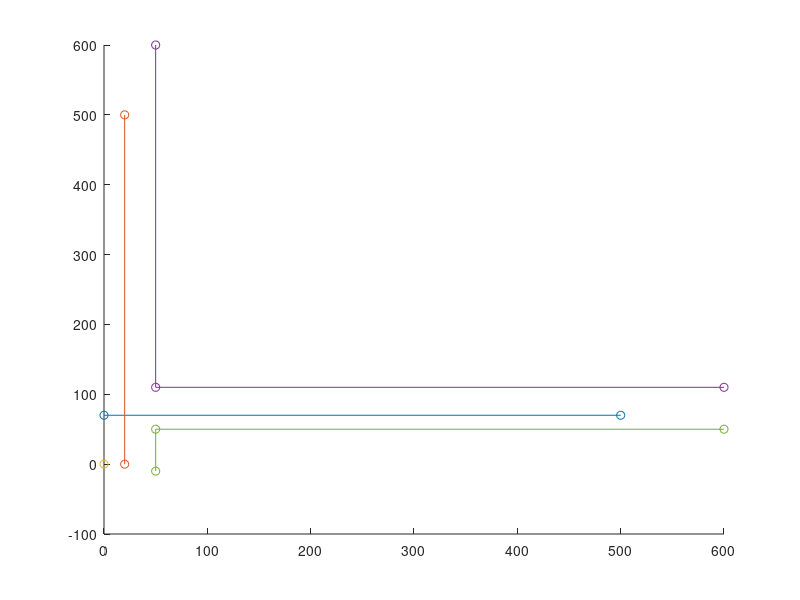

This figure's MATLAB source: (Note: this script raises an error after producing the figure.)
close all;
clear;

figure; hold on; %grid on;

plot([0, 500], [70, 70], '-o')
plot([20, 20], [0, 500], '-o')
plot(0,0, 'o')
plot([50, 50, 600], [600, 110, 110], '-o')
plot([50, 50, 600], [-10, 50, 50], '-o')

%1 case, 1 point, only direct
%path gain is equal to (wavelength/4pi)^2 ((1/r)e^-jbetar)^2
%because transmitter is 0, 0, makes calculating easier

%todo: put path gain in own function?
%      how does diffraction work again lol

wavelength = 3*10^8/1000000000; %c/f
beta = 2*pi/wavelength;
Q1x = 50; Q1y = 50; Q2x = 50; Q2y = 110;

%AB direct field
ab = [0:.05:500;70*ones(1,10001)];
RAB = sqrt(ab(1,:).^2 + ab(2,:).^2);
incidAB = exp(-1i*beta.*RAB)./RAB;
incidAB(1001:end) = 0; %50/.05 = 1000

%diff1 AB- diffraction due to Q1
sp = sqrt(50^2 + 50^2);
s = sqrt((Q1x - ab(1,:)).^2+(Q1y - ab(2,:)).^2);
L = 1/wavelength.*sp.*s./(s+sp);
v1 = [zeros(1,10001);-1*ones(1,10001)]; phip = 45;
v2 = [ab(1,:) - 50; ab(2,:) - 50]./s;
phi = acos(dot(v1,v2))*180/pi;
phi(1001:end) = 360 - phi(1001:end);

for n = 1:1:length(phi)
    [ds,dh] = wdc(L(n),phi(n),phip,90,1.5);
    dsAB(n) = ds;
end

diff1AB = -sqrt(wavelength).*dsAB./sqrt(sp.*s.*(sp+s)).*exp(-1i*beta.*(sp+s));

%diff2 AB - diffraction due to Q2
sp = sqrt(50^2 + 110^2);
s = sqrt((Q2x - ab(1,:)).^2+(Q2y - ab(2,:)).^2);
L = 1/wavelength.*sp.*s./(s+sp);
v1 = [zeros(1,10001);ones(1,10001)];
v2 = [ab(1,:) - 50; ab(2,:) - 110]./s;
phip = acos(dot([50,110]/sqrt(110^2+50^2),[0,1]))*180/pi;
phi = acos(dot(v1,v2))*180/pi;
phi(1001:end) = 360 - phi(1001:end);

for n = 1:1:length(phi)
    [ds,dh] = wdc(L(n),phi(n),phip,90,1.5);
    dsAB(n) = ds;
end
diff2AB = -sqrt(wavelength).*dsAB./sqrt(sp.*s.*(sp+s)).*exp(-1i*beta.*(sp+s));

PGAB = (wavelength/4/pi)^2 .* abs(incidAB + diff1AB + diff2AB).^2;

%CD
cd = [20*ones(1,10001);0:.05:500];

%CD direct field
RCD = sqrt(cd(1,:).^2 + cd(2,:).^2);
incidCD = exp(-1i*beta.*RCD)./RCD;

%diff1 CD- diffraction due to Q1
sp = sqrt(50^2 + 50^2);
s = sqrt((Q1x - cd(1,:)).^2+(Q1y - cd(2,:)).^2);
L = 1/wavelength.*sp.*s./(s+sp);
v1 = [zeros(1,10001);-1*ones(1,10001)]; phip = 45;
v2 = [cd(1,:) - 50; cd(2,:) - 50]./s;
phi = acos(dot(v1,v2))*180/pi;
phi(1001:end) = 360 - phi(1001:end);

for n = 1:1:length(phi)
    [ds,dh] = wdc(L(n),phi(n),phip,90,1.5);
    dsCD(n) = ds;
end

diff1CD = -sqrt(wavelength).*dsCD./sqrt(sp.*s.*(sp+s)).*exp(-1i*beta.*(sp+s));

%diff2 CD - diffraction due to Q2
sp = sqrt(50^2 + 110^2);
s = sqrt((Q2x - cd(1,:)).^2+(Q2y - cd(2,:)).^2);
L = 1/wavelength.*sp.*s./(s+sp);
v1 = [zeros(1,10001);ones(1,10001)];
v2 = [cd(1,:) - 50; cd(2,:) - 110]./s;
phip = acos(dot([50,110]/sqrt(110^2+50^2),[0,1]))*180/pi;
phi = acos(dot(v1,v2))*180/pi;
phi(1001:end) = 360 - phi(1001:end);

for n = 1:1:length(phi)
    [ds,dh] = wdc(L(n),phi(n),phip,90,1.5);
    dsCD(n) = ds;
end
diff2CD = -sqrt(wavelength).*dsCD./sqrt(sp.*s.*(sp+s)).*exp(-1i*beta.*(sp+s));

PGCD = (wavelength/4/pi)^2 .* abs(incidCD + diff1CD + diff2CD).^2;

figure
PGABdB = 10*log10(PGAB);
plot(ab(1,:), PGABdB);
title('Path Gain on a Street')
xlabel('x(m)');
ylabel('Path Gain (dB)');

figure
PGCDdB = 10*log10(PGCD);
plot(cd(2,:), PGCDdB);
title('Path Gain on a Street')
xlabel('y(m)');
ylabel('Path Gain (dB)');
